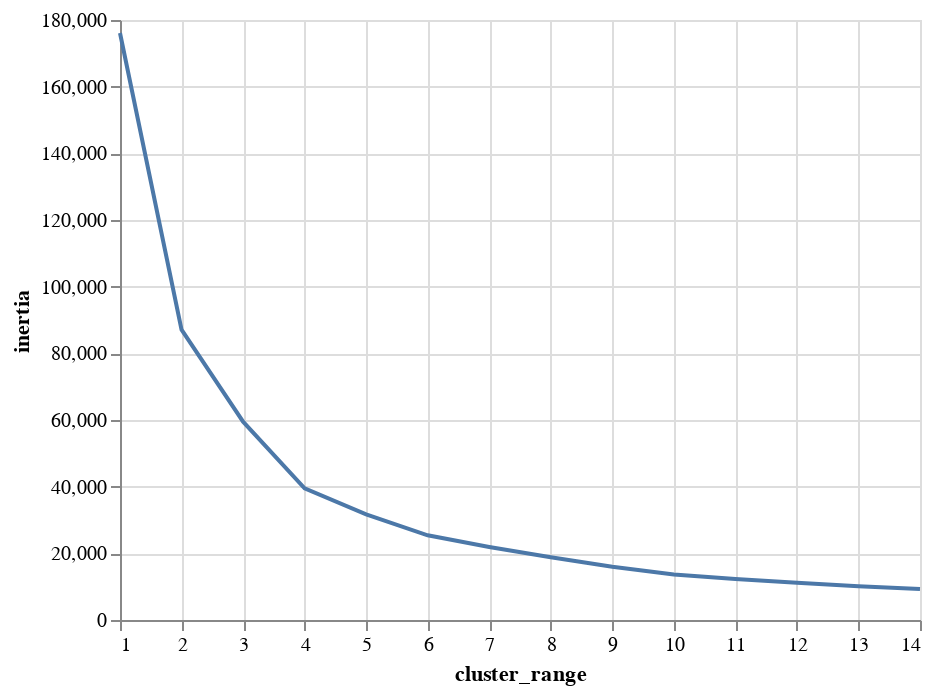

Notebook code for this chart:
### Code cell
#@title use mark_line() and encode() from the altair package to plot the Elbow graph with 'cluster_range'
alt.Chart(clusters).mark_line()\
   .encode(alt.X('cluster_range'), alt.Y('inertia'))

# We are looking for that elbow, then we start seeing diminishing returns
# Optimal number of clusters is 4, in this case

### Figure 1 — Vega-Lite specification as saved in the notebook (floating-point values rounded to 4 significant figures)
{"config": {"view": {"continuousWidth": 400, "continuousHeight": 300}}, "data": {"name": "data-f9325546de38f76b06fb1e1c3caea588"}, "mark": "line", "encoding": {"x": {"field": "cluster_range", "type": "quantitative"}, "y": {"field": "inertia", "type": "quantitative"}}, "$schema": "https://vega.github.io/schema/vega-lite/v4.17.0.json", "datasets": {"data-f9325546de38f76b06fb1e1c3caea588": [{"cluster_range": 1, "inertia": 176100.0}, {"cluster_range": 2, "inertia": 87120.0}, {"cluster_range": 3, "inertia": 59490.0}, {"cluster_range": 4, "inertia": 39500.0}, {"cluster_range": 5, "inertia": 31660.0}, {"cluster_range": 6, "inertia": 25400.0}, {"cluster_range": 7, "inertia": 21920.0}, {"cluster_range": 8, "inertia": 18820.0}, {"cluster_range": 9, "inertia": 15970.0}, {"cluster_range": 10, "inertia": 13680.0}, {"cluster_range": 11, "inertia": 12270.0}, {"cluster_range": 12, "inertia": 11190.0}, {"cluster_range": 13, "inertia": 10160.0}, {"cluster_range": 14, "inertia": 9278.0}]}}
